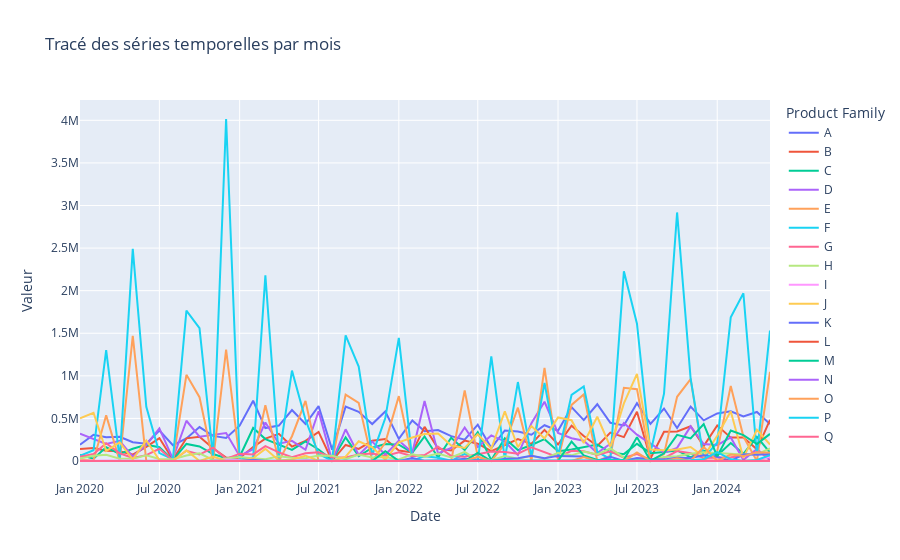

The code cell stored with this chart in its notebook:
### Markdown cell above
## Time plot

### Code cell
df_long = dfTime.melt(id_vars=['Product Family'], var_name='Date', value_name='Valeur')
# Tracer la série temporelle
fig = px.line(df_long,
               x='Date', y='Valeur',
              
               color='Product Family', 
               
               title='Tracé des séries temporelles par mois',
               )
fig.show()
fig.write_html('PFTime.html')

# Pour afficher les plots par an 

"""
df_long['Year'] = df_long['Date'].str.split("-").str[0]
df_yearly = df_long.groupby(['Year', 'Product Family']).agg({'Valeur': 'sum'}).reset_index()

# Tracer la série temporelle annuelle
fig = px.line(df_yearly,
               x='Year', y='Valeur',
               color='Product Family', 
               title='Séries temporelles annuelles des produits')
fig.show()
fig.write_html('PFTime_Annuel.html')
"""
